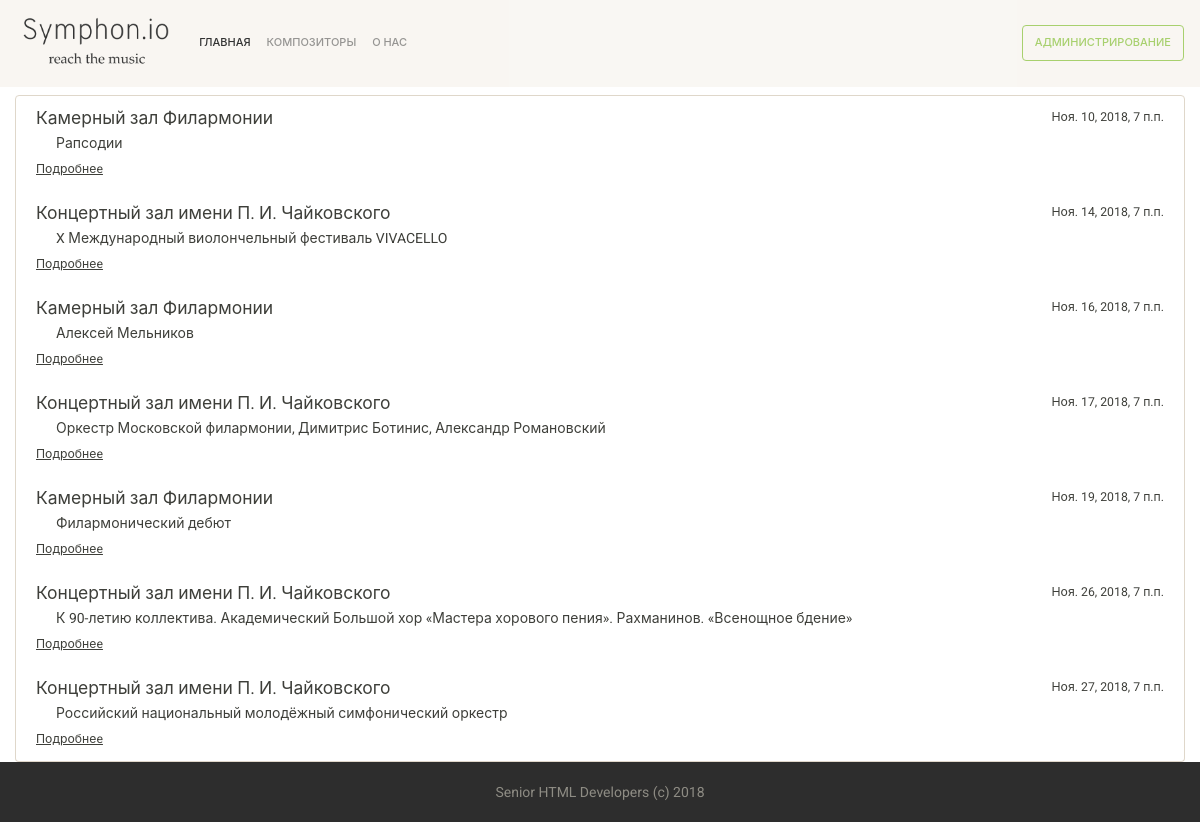
The app's page /composer/2/affiche/ (signed in) with its own data.
### compface/models.py (models this page shows, shortened)
class Concert(models.Model):
    class Meta:
        verbose_name = 'Концерт'
        verbose_name_plural = 'Концерты'
    composer = models.ForeignKey(Composer, on_delete=models.CASCADE)
    creation_time = models.DateTimeField(default=timezone.now)
    start_time = models.DateTimeField('start of the concert')
    place = models.CharField(max_length=255)
    url = models.URLField(max_length=255, default='')
    description = models.TextField()

### compface/views.py (the view)
# urls.py: path('composer/<int:composer_id>/affiche/', views.affiche),
def affiche(request, composer_id):
    concerts = Concert.objects.filter(composer=composer_id)
    return render(request, 'affiche.html', {'concerts': concerts})

### templates/affiche.html
{% extends 'base.html' %}
{% block content %}
    <div class="list-group mt-2">
        {% for concert in concerts %}
            <a class="list-group-item list-group-item-action fg-color" href="{{ concert.url }}">
                <div class="d-flex w-100 justify-content-between">
                    <h5 class="mb-1">{{ concert.place }}</h5>
                    <small>{{ concert.start_time }}</small>
                </div>
                <p class="mb-1">{{ concert.description }}</p>
            <small><u>Подробнеe</u></small>
            </a>
        {% endfor %}
    </div>
{% endblock %}

### static/css/main.css (style rules this page uses)
html { position: relative; min-height: 100%; }
body { margin-bottom: 60px; padding-bottom: 60px; }
p { text-indent: 20px; }

### records on screen
Concert: place "Камерный зал Филармонии", start_time "Ноя. 10, 2018, 7 п.п.", description "Рапсодии"
Concert: place "Концертный зал имени П. И. Чайковского", start_time "Ноя. 14, 2018, 7 п.п.", description "X Международный виолончельный фестиваль VIVACELLO"
Concert: place "Камерный зал Филармонии", start_time "Ноя. 16, 2018, 7 п.п.", description "Алексей Мельников"
Concert: place "Концертный зал имени П. И. Чайковского", start_time "Ноя. 17, 2018, 7 п.п.", description "Оркестр Московской филармонии, Димитрис Ботинис, Александр Романовский"
Concert: place "Камерный зал Филармонии", start_time "Ноя. 19, 2018, 7 п.п.", description "Филармонический дебют"
Concert: place "Концертный зал имени П. И. Чайковского", start_time "Ноя. 26, 2018, 7 п.п.", description "К 90-летию коллектива. Академический Большой хор «Мастера хорового пения». Рахманинов. «Всенощное бдение»"
Concert: place "Концертный зал имени П. И. Чайковского", start_time "Ноя. 27, 2018, 7 п.п.", description "Российский национальный молодёжный симфонический оркестр"
